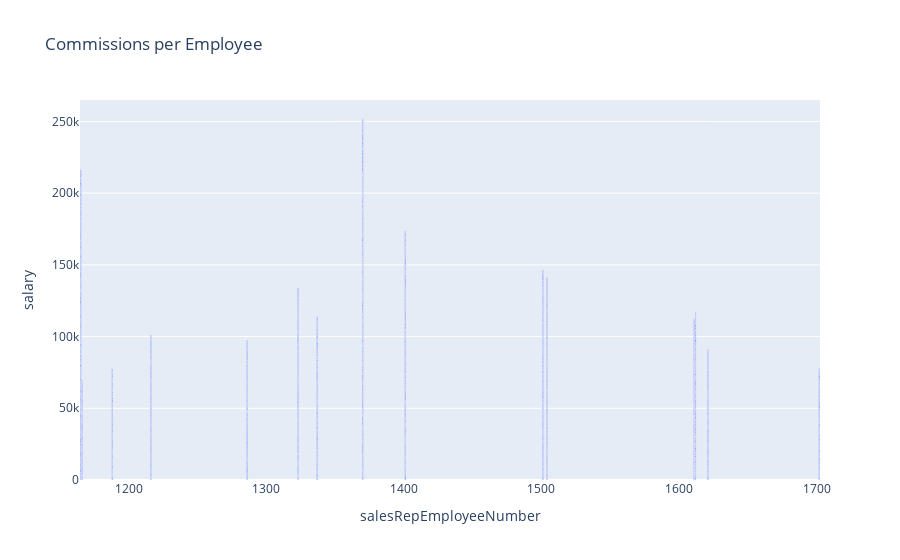

Notebook code for this chart:
### Markdown cell above
Although the quantity distribution is generally uniform, the revenue per
transaction varies much more. This displays the concept of diminishing
returns because as the quantity ordered increases, the revenue per
transaction does not always follow the same trend. Therefore, increasing
quantity ordered per transaction will not have the same effect on
revenue per transaction. As a result, SOAC would benefit from finding
the range of quantities in which revenue is maximized.

Then, we wanted to find the relationship between the orders and
employees tables. Through utilizing SQL’s join functions, we were able
to group salary from commission with employee number. With python and
its data visualization libraries (plotly), we were able to create a bar graph
showing commission per employee.

### Code cell
px.bar(dfconnection3m, x= "salesRepEmployeeNumber", y = "salary", title ='Commissions per Employee')

### Figure 1 — Plotly figure (JSON) as saved in the notebook; plotly's stock layout.template omitted (floating-point values rounded to 4 significant figures; data arrays with more than 128 entries replaced by an {"elided": "..."} marker saying what was removed)
{"data": [{"alignmentgroup": "True", "hovertemplate": "salesRepEmployeeNumber=%{x}<br>salary=%{y}<extra></extra>", "legendgroup": "", "marker": {"color": "#636efa", "pattern": {"shape": ""}}, "name": "", "offsetgroup": "", "orientation": "v", "showlegend": false, "textposition": "auto", "type": "bar", "x": {"elided": "2996 int values"}, "xaxis": "x", "y": {"elided": "2996 float values"}, "yaxis": "y"}], "layout": {"barmode": "relative", "legend": {"tracegroupgap": 0}, "title": {"text": "Commissions per Employee"}, "xaxis": {"anchor": "y", "domain": [0, 1], "title": {"text": "salesRepEmployeeNumber"}}, "yaxis": {"anchor": "x", "domain": [0, 1], "title": {"text": "salary"}}}}
